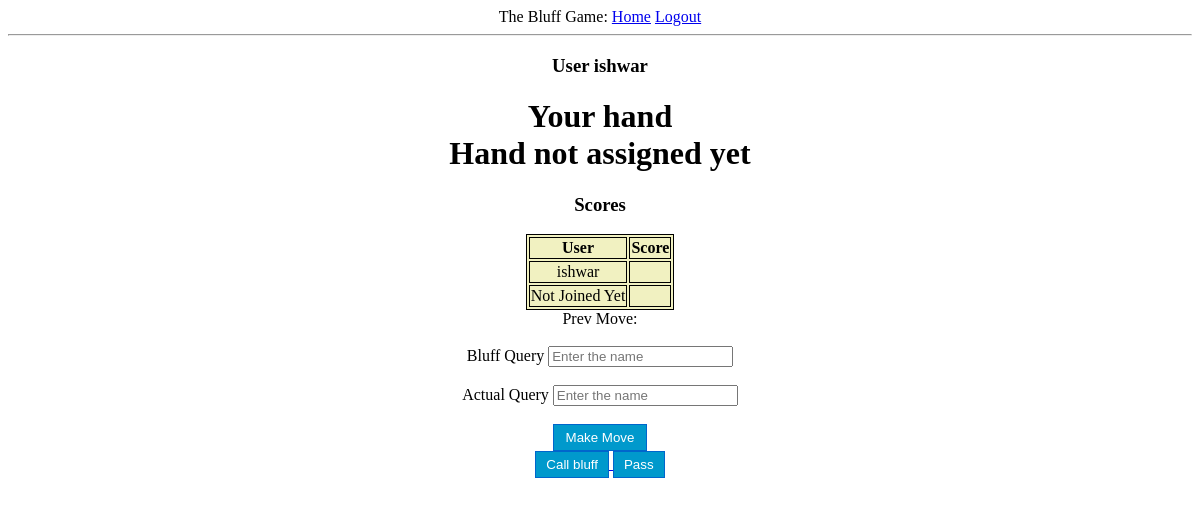
The app's page /join_game/bluff (signed in), older data.
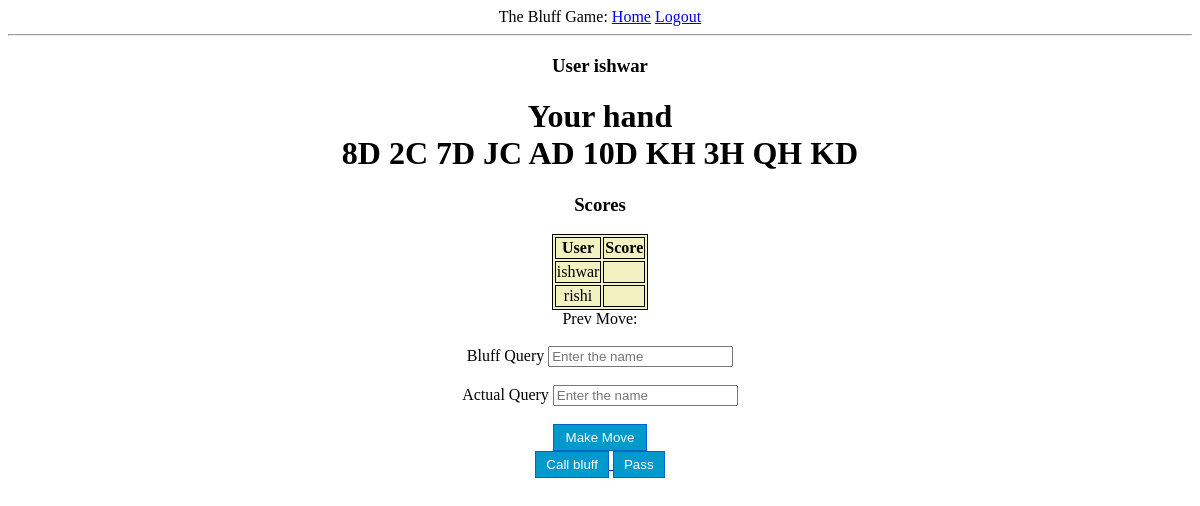
The same page, newer data.
### models.py (models this page shows, shortened)
class User(UserMixin, db.Model):
    id = db.Column(db.Integer, primary_key=True)
    username = db.Column(db.String(64), index=True, unique=True)
    email = db.Column(db.String(120), index=True, unique=True)
    password_hash = db.Column(db.String(128))
    win = db.Column(db.Integer, default=0)
    loss = db.Column(db.Integer, default=0)
    draw = db.Column(db.Integer, default=0)

class Game(db.Model):
    id = db.Column(db.Integer, primary_key=True)
    gamename = db.Column(db.String, nullable=False)
    no_players = db.Column(db.Integer)
    player1_name = db.Column(db.String, nullable=False, default="Not Joined Yet")
    player2_name = db.Column(db.String, nullable=False, default="Not Joined Yet")
    player1_id = db.Column(db.Integer)
    player2_id = db.Column(db.Integer)
    player1_score = db.Column(db.Integer, default=0)
    player2_score = db.Column(db.Integer, default=0)
    completed = db.Column(db.Integer, default=0)
    winner = db.Column(db.String)

class GameMove(db.Model):
    id = db.Column(db.Integer, primary_key=True)
    game_id = db.Column(db.Integer, nullable=False)
    time = db.Column(db.DateTime, default=datetime.utcnow())
    turn_player_id = db.Column(db.Integer, nullable=False)
    turn_player_name = db.Column(db.String, nullable=False)
    player1_hand = db.Column(db.String)
    player2_hand = db.Column(db.String)
    player_action = db.Column(db.String, nullable=False)
    cards_played = db.Column(db.String)
    cards_bluffed = db.Column(db.String)

### app.py (the view, shortened to what this page needs)
@app.route("/join_game/<string:gameName>", methods=["GET","POST"])
def join_game(gameName):
    if not current_user.is_authenticated:
        return redirect(url_for('login'))
    game = Game.query.filter_by(gamename=gameName).first()
    user = User.query.filter_by(username=current_user.username).first_or_404()
    if not bool(game):
        return "Sorry doesn't exist"
    if game.no_players == 1:
        if game.player1_id == user.id:
            pass
    else:
        if not (game.player1_id == user.id or game.player2_id == user.id):
            return "filled to capacity"
    gm = GameMove.query.filter_by(game_id=game.id).order_by(GameMove.id.desc()).first()
    bluff_query = request.form.get('bluffquery', "  ")
    actual_query = request.form.get('actualquery', " ")
    actual_pattern = "^(((10|[0-9])|[AKQJ])[HCSD]\s)*(((10|[0-9])|[AKQJ])[HCSD])$"
    bluff_pattern = "^(10|[0-9])+ ((10|[0-9])|[AKQJ])$"
    game = Game.query.filter_by(gamename=gameName).first()
    gm = GameMove.query.filter_by(game_id=game.id).order_by(GameMove.id.desc()).first()
    actual_list = actual_query.split(" ")
    hand = return_hand(game, user)
    hand_list = hand.split(" ")
    if(get_turn(game) != user.id):
        return render_template("game_screen.html", user=user, hand=return_hand(game, user),
                               gamename=game.gamename, game=game)

### app.py (called while the page is built)
@app.before_request
def before_request():
    session.permanent = True
    app.permanent_session_lifetime = timedelta(minutes=3)

def return_hand(game, user):
    gm = GameMove.query.filter_by(game_id=game.id).order_by(GameMove.id.desc()).first()
    if(gm.player1_hand is None):
        return "Hand not assigned yet"
    if game.player1_id == user.id:
        return gm.player1_hand
    else:
        return gm.player2_hand

def get_turn(game):
    gm = GameMove.query.filter_by(game_id=game.id).order_by(GameMove.id.desc()).first()
    if not gm:
        return -1
    if gm.turn_player_id == game.player1_id:
        return game.player2_id
    else:
        return game.player1_id

### models.py (called while the page is built)
@login.user_loader
def load_user(id):
    return User.query.get(int(id))

### templates/game_screen.html (shortened to what this page needs)
<!DOCTYPE html>
<html lang="">
<link rel= "stylesheet" type= "text/css" href= "{{ url_for('static',filename='styles/mainpage.css') }}">
{% extends "base.html" %}
{% block content %}
<h3>User {{ user.username }}</h3>
<h1>Your hand <div id= "user_hand">{{ hand }}</div></h1>
<h3>Scores</h3>
<table class="center">
    <tr>
        <th>User</th>
        <th>Score</th>
    </tr>
    <tr>
        <td ALIGN="center">{{ game.player1_name }}</td>
        <td ALIGN="center" id="p1_score"></td>
    </tr>
    <tr>
        <td ALIGN="center">{{ game.player2_name }}</td>
        <td ALIGN="center" id="p2_score"></td>
    </tr>
</table>
<head>
</head>
<body>
<form action={{ url_for("join_game", gameName = gamename ) }} method="post">
    <div>
            Prev Move:
        <label id = "turn"></label><br>
        <label>Bluff Query</label>
        <input type="text" id="bluffquery" name="bluffquery" placeholder="Enter the name">
    </div>
    <br>
    <div>
        <label>Actual Query</label>
        <input type="text" id="actualquery" name="actualquery" placeholder="Enter the name">
    </div>
    <br>
    <div>
            <button class="button" id="make_move" type="submit" style="width: 8%; cursor:pointer">Make Move</button>
        <br>
    </div>
</form>
{% if game.completed == 1 %}
    <a href="{{ url_for("call_bluff", gameName=gamename) }}">
        <button class="button" style="cursor:pointer" disabled>Call bluff</button>
    </a>
{% else %}
    <a href="{{ url_for("call_bluff", gameName=gamename) }}">
        <button class="button" style="cursor:pointer">Call bluff</button>
    </a>
{% endif %}
{% if game.completed == 1 %}
    <a href="{{ url_for("pass_move", gamename=gamename) }}">
        <button class="button" style="cursor:pointer" disabled>Pass</button>
    </a>
{% else %}
    <a href="{{ url_for("pass_move", gamename=gamename) }}">
        <button class="button" style="cursor:pointer">Pass</button>
    </a>
{% endif %}
</body>
{% endblock %}

### templates/base.html (shortened to what this page needs)
<!DOCTYPE html>
<html>
<head>
</head>
<body>
<div>
    The Bluff Game:
    <a href="{{ url_for('index') }}">Home</a>
    {% if current_user.is_anonymous %}
        <a href="{{ url_for('login') }}">Login</a>
    {% else %}
        <a href="{{ url_for('logout') }}">Logout</a>
    {% endif %}
</div>
<hr>
{% block content %}{% endblock %}
</body>
</html>

### static/styles/mainpage.css (style rules this page uses)
body { background-image: url("https://www.jakpost.travel/wimages/large/14-146410_sky-wallpaper-light-blue-sky-background.jpg"); height: 100%; background-size: cover; text-align: center; }
button { border: 1px solid #0066cc; background-color: #0099cc; color: #ffffff; padding: 5px 10px; }
table, th, td { border: 1px solid black; background-color: #f1f1c1; }
table.center { margin-left:auto; margin-right:auto; }

Row changes from the older to the newer data that the page shows:
added GameMove: player1_hand "8D 2C 7D JC AD 10D KH 3H QH KD"
changed Game "ishwar": player2_name "Not Joined Yet" → "rishi"
Text that changed along with them:
{{ hand }}: "Hand not assigned yet" → (not shown)
